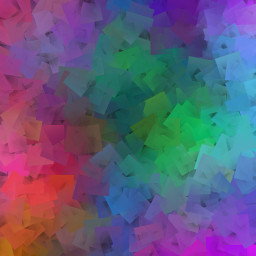
#> input picture codes/PartI/Topico8/blend1.jpg, 256 x 256 px
$ python addweighted.py
#> lines starting #> are read from the running program, lines starting #| are printed output that depends on the picture
import cv2
import numpy as np

def on_trackbar_blend(val):
    global alfa
    alfa = val / alfa_slider_max
    cv2.addWeighted(image1, 1 - alfa, imageTop, alfa, 0.0, blended)
    cv2.imshow("addweighted", blended)

def on_trackbar_line(val):
    global imageTop
    imageTop = image2.copy()
    limit = val * 255 // top_slider_max
    if limit > 0:
        imageTop[0:limit, 0:256] = image2[0:limit, 0:256]
    on_trackbar_blend(alfa_slider)

# Inicialize as variáveis
alfa = 0.0
alfa_slider = 0
alfa_slider_max = 100

top_slider = 0
top_slider_max = 100

# Carregue as imagens
image1 = cv2.imread("blend1.jpg")
#> image1 is the input picture: shape (256, 256, 3); mean B, G, R 122.3, 90.9, 96.8
image2 = cv2.imread("blend2.jpg")
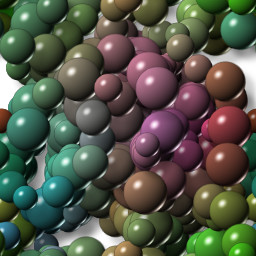
#> input picture codes/PartI/Topico8/blend2.jpg, 256 x 256 px
#> image2 is the input picture: shape (256, 256, 3); mean B, G, R 71.6, 86.1, 82.2
imageTop = image2.copy()

blended = np.zeros_like(image1)

# Crie a janela
cv2.namedWindow("addweighted")

# Crie os trackbars
cv2.createTrackbar("Alpha x {}".format(alfa_slider_max), "addweighted", alfa_slider, alfa_slider_max, on_trackbar_blend)
#> slider 'Alpha x 100' is set to 33
cv2.createTrackbar("Scanline x {}".format(top_slider_max), "addweighted", top_slider, top_slider_max, on_trackbar_line)
#> slider 'Scanline x 100' is set to 33

# Chame as funções iniciais
on_trackbar_blend(alfa_slider)
on_trackbar_line(top_slider)

cv2.waitKey(0)
#> call 3 of on_trackbar_blend, with val = 33
#> in on_trackbar_blend (call 3), `cv2.addWeighted(image1, 1 - alfa, imageTop, alfa, 0.0, blended)`:
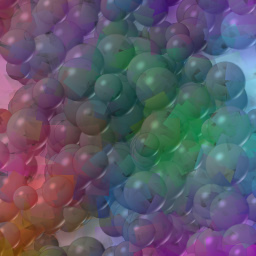
#> blended: shape (256, 256, 3); mean B, G, R 105.6, 89.3, 92
cv2.destroyAllWindows()
